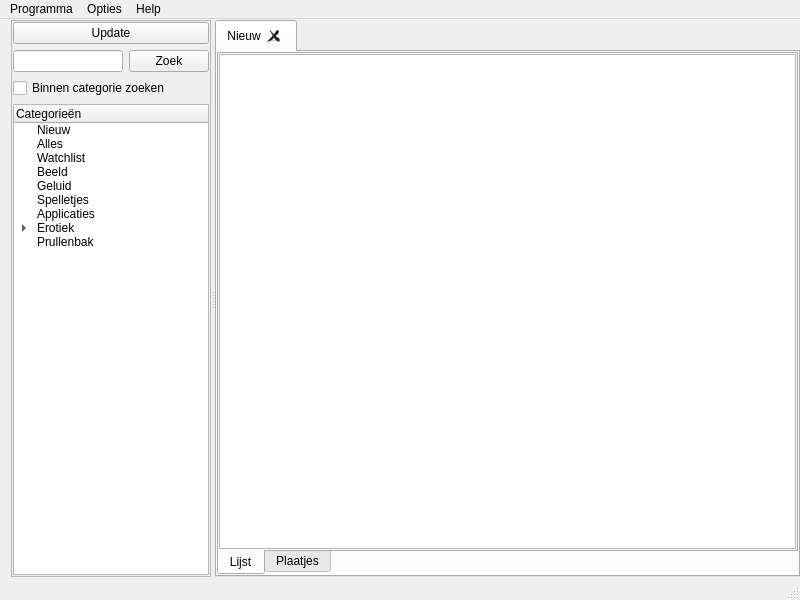
<?xml version="1.0" encoding="UTF-8"?>
<ui version="4.0">
 <class>MainWindow</class>
 <widget class="QMainWindow" name="MainWindow">
  <property name="geometry">
   <rect>
    <x>0</x>
    <y>0</y>
    <width>800</width>
    <height>600</height>
   </rect>
  </property>
  <property name="windowTitle">
   <string>Spot Lite</string>
  </property>
  <property name="windowIcon">
   <iconset resource="res/icons.qrc">
    <normaloff>:/icons/icon.png</normaloff>:/icons/icon.png</iconset>
  </property>
  <widget class="QWidget" name="centralWidget">
   <layout class="QHBoxLayout" name="horizontalLayout">
    <property name="topMargin">
     <number>1</number>
    </property>
    <property name="rightMargin">
     <number>0</number>
    </property>
    <property name="bottomMargin">
     <number>1</number>
    </property>
    <item>
     <widget class="QSplitter" name="splitter">
      <property name="sizePolicy">
       <sizepolicy hsizetype="Expanding" vsizetype="Expanding">
        <horstretch>0</horstretch>
        <verstretch>0</verstretch>
       </sizepolicy>
      </property>
      <property name="orientation">
       <enum>Qt::Horizontal</enum>
      </property>
      <property name="childrenCollapsible">
       <bool>false</bool>
      </property>
      <widget class="QFrame" name="frame">
       <property name="sizePolicy">
        <sizepolicy hsizetype="Preferred" vsizetype="Preferred">
         <horstretch>0</horstretch>
         <verstretch>0</verstretch>
        </sizepolicy>
       </property>
       <property name="minimumSize">
        <size>
         <width>175</width>
         <height>0</height>
        </size>
       </property>
       <property name="maximumSize">
        <size>
         <width>200</width>
         <height>16777215</height>
        </size>
       </property>
       <property name="baseSize">
        <size>
         <width>0</width>
         <height>0</height>
        </size>
       </property>
       <property name="frameShape">
        <enum>QFrame::StyledPanel</enum>
       </property>
       <property name="frameShadow">
        <enum>QFrame::Raised</enum>
       </property>
       <layout class="QGridLayout" name="gridLayout">
        <property name="leftMargin">
         <number>1</number>
        </property>
        <property name="topMargin">
         <number>1</number>
        </property>
        <property name="rightMargin">
         <number>1</number>
        </property>
        <property name="bottomMargin">
         <number>1</number>
        </property>
        <item row="2" column="0">
         <widget class="QLineEdit" name="queryEdit"/>
        </item>
        <item row="2" column="1">
         <widget class="QPushButton" name="zoekButton">
          <property name="text">
           <string>Zoek</string>
          </property>
         </widget>
        </item>
        <item row="4" column="0" colspan="2">
         <widget class="QTreeWidget" name="treeWidget">
          <property name="rootIsDecorated">
           <bool>true</bool>
          </property>
          <property name="uniformRowHeights">
           <bool>false</bool>
          </property>
          <property name="headerHidden">
           <bool>false</bool>
          </property>
          <column>
           <property name="text">
            <string>Categorieën</string>
           </property>
          </column>
          <item>
           <property name="text">
            <string>Nieuw</string>
           </property>
          </item>
          <item>
           <property name="text">
            <string>Alles</string>
           </property>
          </item>
          <item>
           <property name="text">
            <string>Watchlist</string>
           </property>
          </item>
          <item>
           <property name="text">
            <string>Beeld</string>
           </property>
          </item>
          <item>
           <property name="text">
            <string>Geluid</string>
           </property>
          </item>
          <item>
           <property name="text">
            <string>Spelletjes</string>
           </property>
          </item>
          <item>
           <property name="text">
            <string>Applicaties</string>
           </property>
          </item>
          <item>
           <property name="text">
            <string>Erotiek</string>
           </property>
           <item>
            <property name="text">
             <string>Nieuw</string>
            </property>
           </item>
           <item>
            <property name="text">
             <string>Watchlist</string>
            </property>
           </item>
          </item>
          <item>
           <property name="text">
            <string>Prullenbak</string>
           </property>
          </item>
         </widget>
        </item>
        <item row="3" column="0" colspan="2">
         <widget class="QCheckBox" name="onlycat_checkbox">
          <property name="sizePolicy">
           <sizepolicy hsizetype="Expanding" vsizetype="Fixed">
            <horstretch>0</horstretch>
            <verstretch>0</verstretch>
           </sizepolicy>
          </property>
          <property name="text">
           <string>Binnen categorie zoeken</string>
          </property>
         </widget>
        </item>
        <item row="1" column="0" colspan="2">
         <widget class="QPushButton" name="updateButton">
          <property name="sizePolicy">
           <sizepolicy hsizetype="Minimum" vsizetype="Fixed">
            <horstretch>0</horstretch>
            <verstretch>0</verstretch>
           </sizepolicy>
          </property>
          <property name="text">
           <string>Update</string>
          </property>
          <property name="icon">
           <iconset resource="res/icons.qrc">
            <normaloff>:/icons/arrow_refresh.png</normaloff>:/icons/arrow_refresh.png</iconset>
          </property>
         </widget>
        </item>
       </layout>
      </widget>
      <widget class="QTabWidget" name="tabWidget">
       <property name="sizePolicy">
        <sizepolicy hsizetype="Expanding" vsizetype="Expanding">
         <horstretch>0</horstretch>
         <verstretch>0</verstretch>
        </sizepolicy>
       </property>
       <property name="currentIndex">
        <number>0</number>
       </property>
       <property name="tabsClosable">
        <bool>true</bool>
       </property>
       <widget class="QWidget" name="tab">
        <attribute name="title">
         <string>Nieuw</string>
        </attribute>
        <layout class="QHBoxLayout" name="horizontalLayout_2">
         <property name="leftMargin">
          <number>0</number>
         </property>
         <property name="topMargin">
          <number>0</number>
         </property>
         <property name="rightMargin">
          <number>0</number>
         </property>
         <property name="bottomMargin">
          <number>0</number>
         </property>
         <item>
          <widget class="QTabWidget" name="tabWidget_2">
           <property name="enabled">
            <bool>true</bool>
           </property>
           <property name="tabPosition">
            <enum>QTabWidget::South</enum>
           </property>
           <property name="currentIndex">
            <number>0</number>
           </property>
           <widget class="QWidget" name="tab_2">
            <attribute name="title">
             <string>Lijst</string>
            </attribute>
            <layout class="QHBoxLayout" name="horizontalLayout_3">
             <property name="leftMargin">
              <number>0</number>
             </property>
             <property name="topMargin">
              <number>0</number>
             </property>
             <property name="rightMargin">
              <number>0</number>
             </property>
             <property name="bottomMargin">
              <number>0</number>
             </property>
             <item>
              <widget class="QTableView" name="tableView">
               <property name="font">
                <font>
                 <pointsize>9</pointsize>
                </font>
               </property>
               <property name="alternatingRowColors">
                <bool>true</bool>
               </property>
               <property name="selectionMode">
                <enum>QAbstractItemView::ExtendedSelection</enum>
               </property>
               <property name="selectionBehavior">
                <enum>QAbstractItemView::SelectRows</enum>
               </property>
               <property name="showGrid">
                <bool>false</bool>
               </property>
               <property name="gridStyle">
                <enum>Qt::NoPen</enum>
               </property>
               <property name="sortingEnabled">
                <bool>true</bool>
               </property>
               <property name="cornerButtonEnabled">
                <bool>false</bool>
               </property>
               <attribute name="horizontalHeaderShowSortIndicator" stdset="0">
                <bool>true</bool>
               </attribute>
               <attribute name="verticalHeaderVisible">
                <bool>false</bool>
               </attribute>
               <attribute name="verticalHeaderMinimumSectionSize">
                <number>20</number>
               </attribute>
               <attribute name="verticalHeaderDefaultSectionSize">
                <number>20</number>
               </attribute>
               <attribute name="verticalHeaderHighlightSections">
                <bool>true</bool>
               </attribute>
              </widget>
             </item>
            </layout>
           </widget>
           <widget class="QWidget" name="tab_3">
            <attribute name="title">
             <string>Plaatjes</string>
            </attribute>
            <layout class="QHBoxLayout" name="horizontalLayout_4">
             <property name="leftMargin">
              <number>0</number>
             </property>
             <property name="topMargin">
              <number>0</number>
             </property>
             <property name="rightMargin">
              <number>0</number>
             </property>
             <property name="bottomMargin">
              <number>0</number>
             </property>
             <item>
              <widget class="SpotImageList" name="imagelist" native="true"/>
             </item>
            </layout>
           </widget>
          </widget>
         </item>
        </layout>
       </widget>
      </widget>
     </widget>
    </item>
   </layout>
  </widget>
  <widget class="QMenuBar" name="menuBar">
   <property name="geometry">
    <rect>
     <x>0</x>
     <y>0</y>
     <width>800</width>
     <height>30</height>
    </rect>
   </property>
   <widget class="QMenu" name="menuProgramma">
    <property name="title">
     <string>Programma</string>
    </property>
    <addaction name="actionDatabase_importeren"/>
    <addaction name="actionDatabase_exporteren"/>
    <addaction name="actionAfsluiten"/>
   </widget>
   <widget class="QMenu" name="menuOpties">
    <property name="title">
     <string>Opties</string>
    </property>
    <addaction name="actionConfiguratie"/>
    <addaction name="actionDatabase_optimalizeren"/>
    <addaction name="actionHeaders_verwijderen_en_opnieuw_downloaden"/>
    <addaction name="actionGebruikersinterface_aanpassen"/>
    <addaction name="actionAdresboek"/>
   </widget>
   <widget class="QMenu" name="menuHelp">
    <property name="title">
     <string>Help</string>
    </property>
    <addaction name="actionOver_SpotLite"/>
   </widget>
   <addaction name="menuProgramma"/>
   <addaction name="menuOpties"/>
   <addaction name="menuHelp"/>
  </widget>
  <widget class="QStatusBar" name="statusBar"/>
  <action name="actionConfiguratie">
   <property name="text">
    <string>Configuratie</string>
   </property>
  </action>
  <action name="actionAfsluiten">
   <property name="text">
    <string>Afsluiten</string>
   </property>
  </action>
  <action name="actionOver_SpotLite">
   <property name="text">
    <string>Over SpotLite</string>
   </property>
  </action>
  <action name="actionDatabase_optimalizeren">
   <property name="text">
    <string>Database optimaliseren</string>
   </property>
  </action>
  <action name="actionHeaders_verwijderen_en_opnieuw_downloaden">
   <property name="text">
    <string>Headers verwijderen en opnieuw downloaden</string>
   </property>
  </action>
  <action name="actionGebruikersinterface_aanpassen">
   <property name="text">
    <string>Gebruikersinterface aanpassen</string>
   </property>
  </action>
  <action name="actionAdresboek">
   <property name="text">
    <string>Adresboek</string>
   </property>
  </action>
  <action name="actionSpotMobiel">
   <property name="text">
    <string>SpotMobiel</string>
   </property>
  </action>
  <action name="actionDatabase_importeren">
   <property name="text">
    <string>Database importeren</string>
   </property>
  </action>
  <action name="actionDatabase_exporteren">
   <property name="text">
    <string>Database exporteren</string>
   </property>
  </action>
 </widget>
 <layoutdefault spacing="6" margin="11"/>
 <customwidgets>
  <customwidget>
   <class>SpotImageList</class>
   <extends>QWidget</extends>
   <header>spotimagelist.h</header>
   <container>1</container>
  </customwidget>
 </customwidgets>
 <resources>
  <include location="res/icons.qrc"/>
 </resources>
 <connections/>
</ui>
